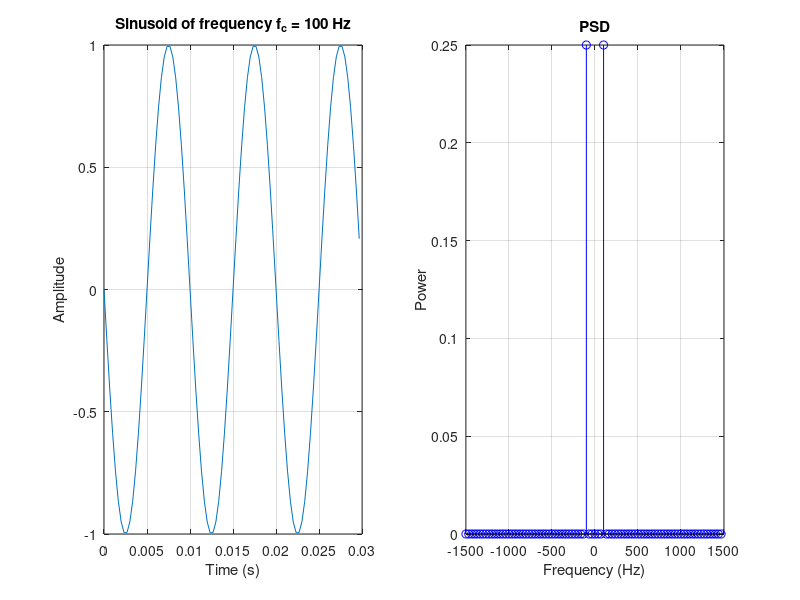

Write the MATLAB code that produced this figure.
close all; clc;
%this code plots the frequency and its PSD
A = 1;
fc = 100;
fs = 3000;
ncyl = 3;
t = 0:1/fs:ncyl/fc-1/fs;
x = -A*sin(2*pi*fc*t);

L = length(x);
P = (norm(x)^2)/L;
disp(['Power of the signal from time domain',num2str(P)]);
NFFT = L;
X = fftshift(fft(x,NFFT));
Px = X.*conj(X)/(L^2);
fVals = fs*(-NFFT/2:NFFT/2-1)/NFFT;

subplot(1,2,1);plot(t,x)
title('Sinusoid of frequency f_c = 100 Hz')
xlabel('Time (s)');ylabel('Amplitude')
grid on;

subplot(1,2,2);stem(fVals,Px,'b')
title('PSD')
xlabel('Frequency (Hz)');ylabel('Power')
grid on;